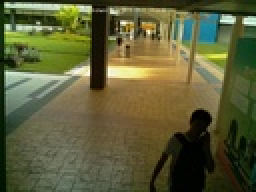
#> input picture kiosk/pictures/0002_20161011_171235_88496600.jpg, 128 x 96 px, shrunk from 960 x 720 before the run (shown 2 times larger); its folder holds 4 pictures in this run
$ python test.py   (Python 2 division)
#> lines starting #> are read from the running program, lines starting #| are printed output that depends on the picture
import numpy as np
import datetime
from os.path import join, isfile
from os import listdir
from PIL import Image
from scipy.stats import mode as scimode


'''53s'''
def getInterpolatedBackground(PILImages):

    colorImages = []
    grayImages = []

    for PILImage in PILImages:
        colorImage = np.array(PILImage)
        grayImage = np.array(colorImage[:, :, 0] * 0.299 + colorImage[:, :, 1] * 0.587 + colorImage[:, :, 2] * 0.114).astype('uint8')

        colorImages.append(colorImage)
        grayImages.append(grayImage)

    for image in grayImages:
        if not np.array_equal(grayImages[0].shape, image.shape):
            print 'Image shapes are different'
            return None

    rows, cols = grayImages[0].shape

    for i in range(len(colorImages)):
        colorImages[i] = np.reshape(colorImages[i], (1, colorImages[i].shape[0] * colorImages[i].shape[1], 3))[0]
        grayImages[i] = np.reshape(grayImages[i], (1, grayImages[i].shape[0] * grayImages[i].shape[1]))[0]

    background = np.zeros((rows * cols, 3), dtype='uint8')

    zipped = zip(*grayImages)

    for i, intensities in enumerate(zipped):
        mode = scimode(intensities)[0][0]
        idx = intensities.index(mode)
        background[i, :] = colorImages[idx][i, :]

    background = np.reshape(background, (rows, cols, 3))

    return background

'''9s'''
def getInterpolatedBackground2(PILImages):

    colorImages = []
    grayImages = []

    for PILImage in PILImages:
        colorImage = np.array(PILImage)
        grayImage = np.array(colorImage[:, :, 0] * 0.299 + colorImage[:, :, 1] * 0.587 + colorImage[:, :, 2] * 0.114).astype('uint8')

        colorImages.append(colorImage)
        grayImages.append(grayImage)

    for image in grayImages:
        if not np.array_equal(grayImages[0].shape, image.shape):
            print 'Image shapes are different'
            return None

    rows, cols = grayImages[0].shape

    for i in range(len(colorImages)):
        colorImages[i] = np.reshape(colorImages[i], (1, colorImages[i].shape[0] * colorImages[i].shape[1], 3))[0]
        grayImages[i] = np.reshape(grayImages[i], (1, grayImages[i].shape[0] * grayImages[i].shape[1]))[0]

    zipped = zip(grayImages)
    zipped2 = zip(*grayImages)
    modes = scimode((zipped))[0][0][0]
    indexes = [zipped2[i].index(modes[i]) for i in range(rows * cols)]
    background = [colorImages[indexes[i]][i] for i in range(rows * cols)]
    background = np.reshape(background, (rows, cols, 3))

    return background

if __name__ == '__main__':
    _path = './pictures/'

    _images = [join(_path, f) for f in listdir(_path) if isfile(join(_path, f))]

    images = []
    for _image in _images:
        try:
            image = Image.open(_image)
#> image is the input picture: PIL image 128x96 RGB; mean R, G, B 93.4, 94.4, 56.7
            images.append(image)
        except Exception:
            pass

    begin_time = datetime.datetime.now()
    back = getInterpolatedBackground2(images)
#> the loop in getInterpolatedBackground2, `for PILImage in PILImages:` made 4 passes
#> pass 1, in getInterpolatedBackground2, `grayImage = np.array(colorImage[:, :, 0] * 0.299 + colorImage[:, :, 1]..`:
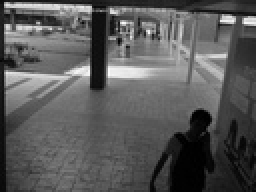
#> grayImage: shape (96, 128) (shown 2 times larger); min 0, max 252, mean 89.3
#> pass 2, in getInterpolatedBackground2, `grayImage = np.array(colorImage[:, :, 0] * 0.299 + colorImage[:, :, 1]..`:
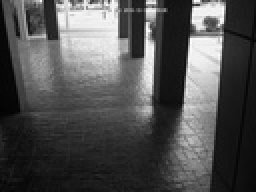
#> grayImage: shape (96, 128) (shown 2 times larger); min 2, max 254, mean 81.3
#> pass 3, in getInterpolatedBackground2, `grayImage = np.array(colorImage[:, :, 0] * 0.299 + colorImage[:, :, 1]..`:
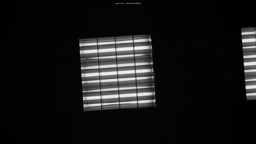
#> grayImage: shape (144, 256); min 0, max 245, mean 22.5
    print 'processing time:', datetime.datetime.now() - begin_time
#> (the run stopped early here; a loop or call above may not have finished)
